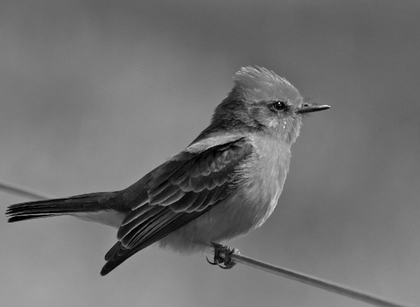
%> input picture Digital Image Processing/Act2_Pajaro.png, 420 x 307 px, shrunk from 905 x 662 before the run
$ octave --eval "equali;"   (GNU Octave 9; MATLAB toolbox functions it lacks are replaced by stand-ins)
%> lines starting %> are read from the running program, lines starting %| are printed output that depends on the picture
function[] = equali()

C=imread("C:\Users\fvp12\Downloads\UDG\7mo Semestre\Procesamiento Digital de Imágenes\act2_Pajaro.png");
%> C is the input picture: size 307x420x3 uint8; min 0, max 232, mean 112.4

n=size(C);
%> n = [307 420 3]

C1=rgb2gray(C); %La imagen se pasa a escalas de grises
C1=double(C1);  %Convierte el tipo de dato de entero a flotante
%> C1: size 307x420 double

n=size(C1);
%> n = [307 420]

figure
imshow(C1, gray);

max(max(C1))    %Entrega el maximo valor, el que está más claro
%> ans = 232
min(min(C1))    %Nos dice su nivel de gris menor es 0, es negro
%> ans = 0
                % Como no da 0 y 255, significa que no está aprovechando
                % toda la escala de grises

H=zeros(1,256);
for i=1:n(1)
    for j=1:n(2)
        H(round(C1(i,j)+1)) = H(round(C1(i,j))+1)+1;
    end
end
%> after the loop, H = 256 values, max 2712 at index 99, min 0 at index 207, mean 503.7

k=1:256
figure
plot(k,H,'r');
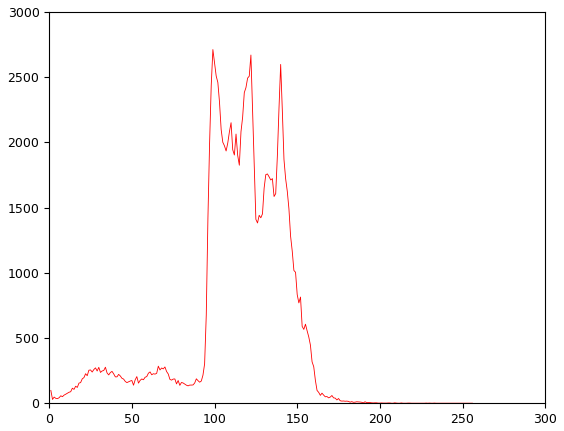
%> figure redrawn from the program's plot data; curve peaks at x = 99, y = 2712

figure
histogram(C1);
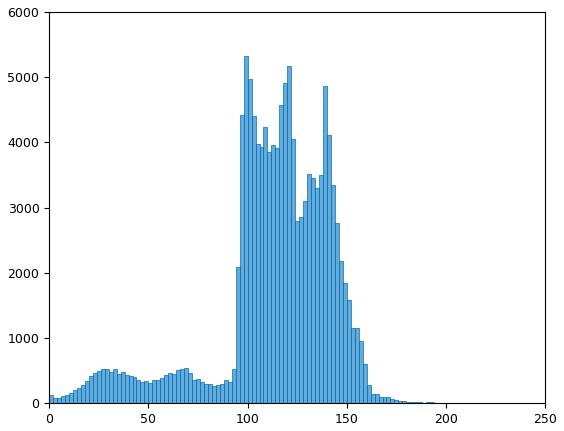
%> figure redrawn from the program's plot data; tallest bar 5324 high, from x = 98 to 100

C2=255*(C1-min(min(C1)))/(max(max(C1)) - min(min(C1)));

figure
subplot(2,2,1); imshow(C1, gray);
subplot(2,2,2); histogram(C1);
subplot(2,2,3); imshow(C2, gray);
%> `equali;`:
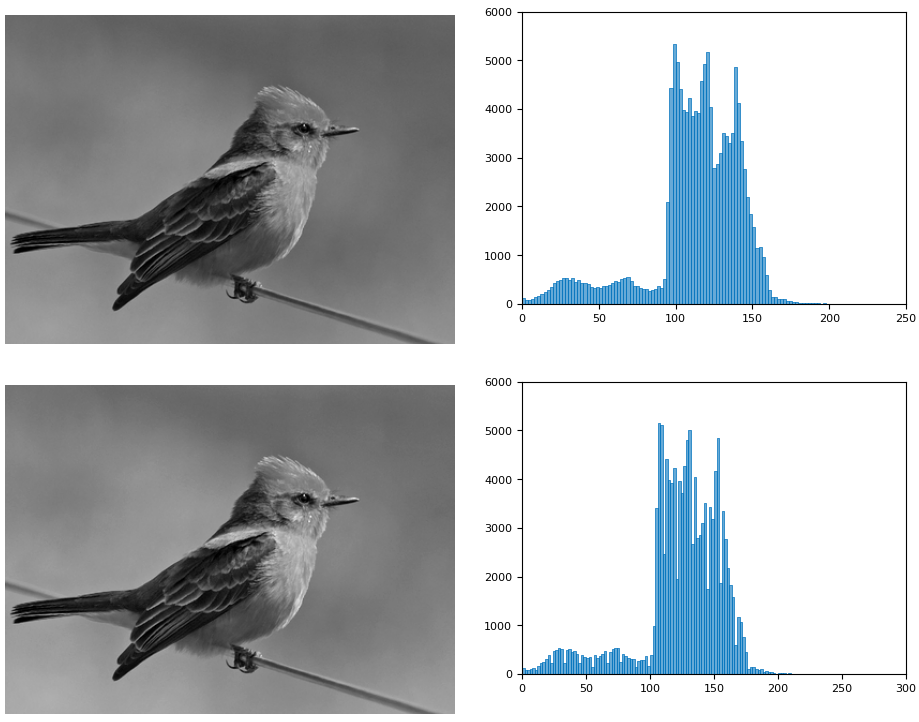
%> figure redrawn from the program's plot data, 4 panels
subplot(2,2,4); histogram(C2);
